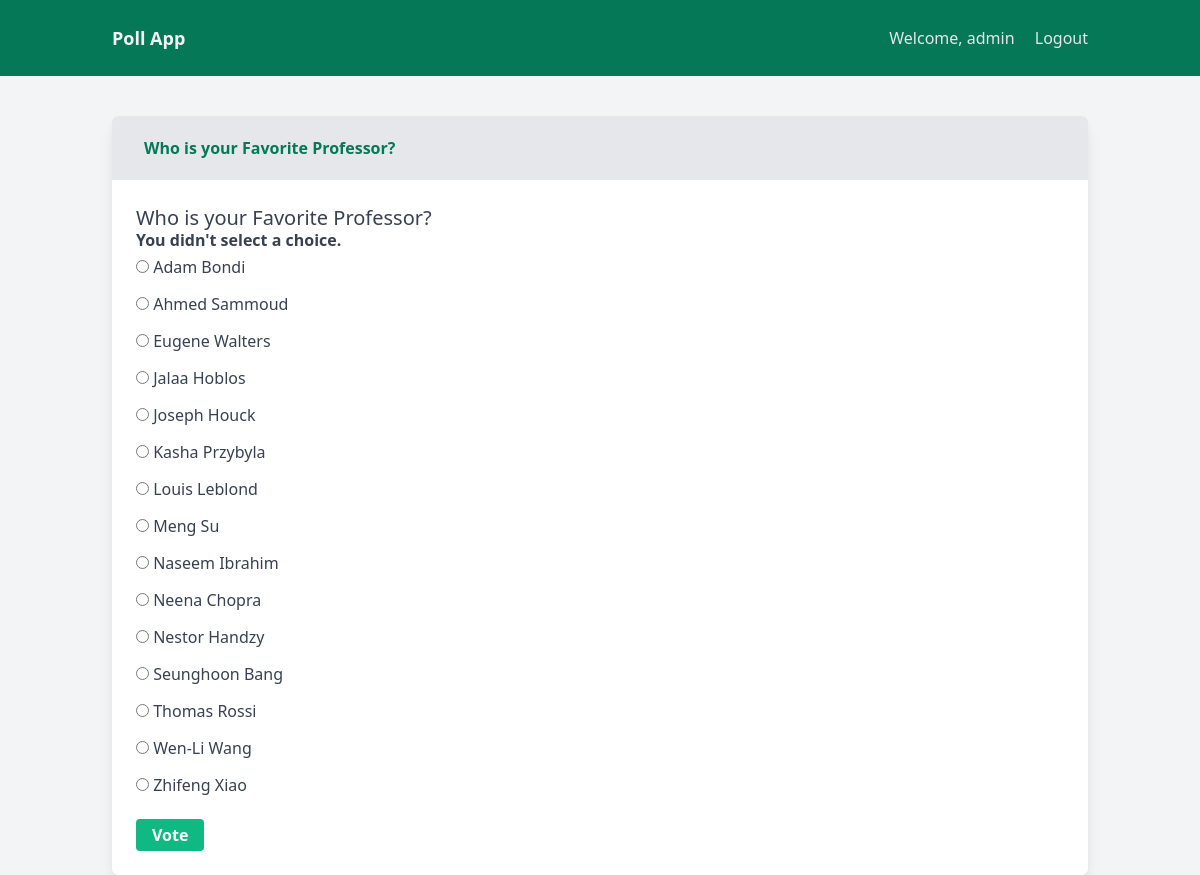
Page /polls/2/vote/ (signed in) on the committed database.
### polls/models.py (models this page shows, shortened)
class Question(models.Model):
    question_text = models.CharField(max_length=200)
    pub_date = models.DateTimeField('date published')
    def __str__(self):
        return self.question_text

class Choice(models.Model):
    question = models.ForeignKey(Question, on_delete=models.CASCADE)
    choice_text = models.CharField(max_length=200)
    votes = models.IntegerField(default=0)
    class Meta:
        ordering = ['choice_text']

### polls/views.py (the view)
# urls.py: path('<int:question_id>/vote/', views.vote, name='vote'),
@login_required()
def vote(request, question_id):
    question = get_object_or_404(Question, pk=question_id)
    try:
        selected_choice = question.choice_set.get(pk=request.POST['choice'])
    except (KeyError, Choice.DoesNotExist):
        return render(request, 'polls/detail.html', {
            'question': question,
            'error_message': "You didn't select a choice.",
        })
    else:
        selected_choice.votes += 1
        selected_choice.save()
        return HttpResponseRedirect(reverse('polls:results', args=(question.id,)))

### polls/templates/polls/detail.html (shortened to what this page needs)
{% extends "base.html" %}
{% block pagetitle %} {{ question.question_text }} {% endblock pagetitle %}
{% block content %}
    <form action="{% url 'polls:vote' question.id %}" method="post">
        <fieldset>
                <legend><h1 class="text-xl">{{ question.question_text }}</h1></legend>
                {% if error_message %}<p><strong>{{ error_message }}</strong></p>{% endif %}
                {% for choice in question.choice_set.all %}
                    <input class="my-3" type="radio" name="choice" id="choice{{ forloop.counter }}" value="{{ choice.id }}">
                    <label for="choice{{ forloop.counter }}">{{ choice.choice_text }}</label><br>
                {% endfor %}
        </fieldset>
        <input class="mt-4 bg-green-500 hover:bg-green-700 text-white font-bold py-2 px-4 rounded" type="submit" value="Vote">
    </form>
{% endblock content %}

### polls/templates/base.html (shortened to what this page needs)
<!DOCTYPE html>
<html lang="en">
    <head>
          <link href="https://unpkg.com/tailwindcss@^2/dist/tailwind.min.css" rel="stylesheet">
    </head>
    <body class="bg-gray-100 h-screen antialiased leading-none font-sans">
        <div id="app">
            <header class="bg-green-700 py-6">
                <div class="container mx-auto flex justify-between items-center px-6">
                    <div>
                        <a href="{% url 'polls:index' %}" class="text-lg font-semibold text-gray-100 no-underline">
                            Poll App
                        </a>
                    </div>
                    <nav class="space-x-4 text-gray-200 text-sm sm:text-base">
                        {% if user.is_authenticated  %}
                            <span class="no-underline hover:underline"> Welcome, {{ user.username }}</span>
                            <a class="no-underline hover:underline" href="{% url 'logout' %}">Logout</a>
                        {% else %}
                            <a class="no-underline hover:underline" href="{% url 'login'  %}">Login</a>
                            <a class="no-underline hover:underline" href="{% url 'register' %}">Register</a>
                        {% endif %}
                    </nav>
                </div>
            </header>
        <main class="sm:container sm:mx-auto sm:mt-10">
            <div class="w-full sm:px-6">
                <section class="flex flex-col break-words bg-white sm:border-1 sm:rounded-md sm:shadow-sm sm:shadow-lg">
                    <header class="font-semibold bg-gray-200 text-green-700 py-5 px-6 sm:py-6 sm:px-8 sm:rounded-t-md">
                        {% block pagetitle %} Poll App {% endblock pagetitle %}
                    </header>
                    <div class="w-full p-6">
                        <div class="text-gray-700">
                            {% block content %}
                            {% endblock content %}
                        </div>
                    </div>
                </section>
            </div>
        </main>
        </div>
    </body>
</html>

### rows in the picture
Question: question_text "Who is your Favorite Professor?"
Choice: choice_text "Adam Bondi"
Choice: choice_text "Ahmed Sammoud"
Choice: choice_text "Eugene Walters"
Choice: choice_text "Jalaa Hoblos"
Choice: choice_text "Joseph Houck"
Choice: choice_text "Kasha Przybyla"
Choice: choice_text "Louis Leblond"
Choice: choice_text "Meng Su"
Choice: choice_text "Naseem Ibrahim"
Choice: choice_text "Neena Chopra"
Choice: choice_text "Nestor Handzy"
Choice: choice_text "Seunghoon Bang"
Choice: choice_text "Thomas Rossi"
Choice: choice_text "Wen-Li Wang"
Choice: choice_text "Zhifeng Xiao"

### other values in the picture
{{ user.username }} "admin"
{{ error_message }} "You didn't select a choice."
